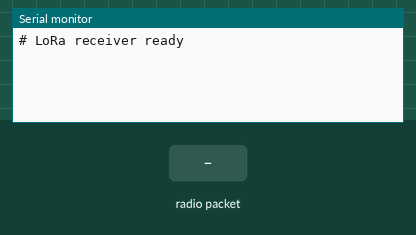
Bench run of a sketch on a simulated ESP32. Parts: the last lines printed to the serial monitor. The inputs (shaded band) are chosen by the test bench. No radio packets arrive unless stated.

Above: at 1.2 s.
1.3 s: radio packet "1" arrives
At 1.7 s:
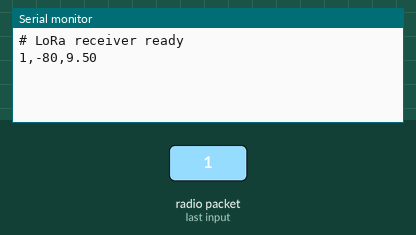
2.8 s: radio packet "0" arrives
At 4.0 s:
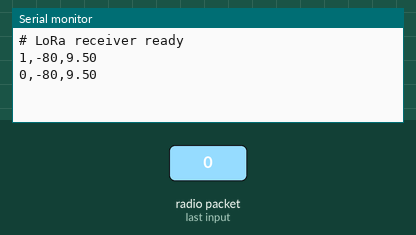
4.3 s: radio packet "2" arrives
At 5.2 s:
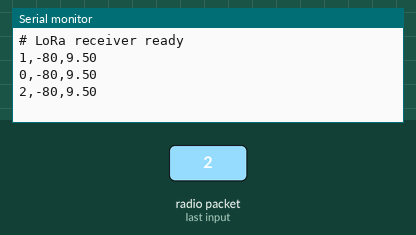

Measured:
- after the input at 1.3 s, the serial monitor: prints a new line at once (image 1)
- after the input at 2.8 s, the serial monitor: prints a new line at once (image 2)
- after the input at 4.3 s, the serial monitor: prints a new line at once (image 3)

The sketch:

lora_receiver.ino
```cpp
/*
 * ESP32 + LoRa receiver at the edge gateway  -- OPTIONAL UPGRADE
 * ----------------------------------------------------------------
 * Receives the compact CSV packets from lora_buoy.ino and prints one line per
 * packet on USB serial, with the radio signal quality appended:
 *
 *     B07,42,18.50,29.10,1006.30,-87,7.25
 *     node,seq,wind,temp,pressure,rssi_dBm,snr_dB
 *
 * Plug this board into the laptop / Raspberry Pi running the gateway and run:
 *     python hardware/serial_bridge.py --port /dev/ttyUSB0      (COM3 on Windows)
 *
 * Same wiring and LoRa settings as lora_buoy.ino (they must match).
 */
#include <SPI.h>
#include <LoRa.h>

const long LORA_FREQ = 433E6;
const int SPREADING_FACTOR = 9;
const int PIN_NSS = 5, PIN_RST = 14, PIN_DIO0 = 26;

void setup() {
  Serial.begin(115200);
  LoRa.setPins(PIN_NSS, PIN_RST, PIN_DIO0);
  if (!LoRa.begin(LORA_FREQ)) {
    Serial.println("# LoRa init failed - check wiring");
    while (true) delay(1000);
  }
  LoRa.setSpreadingFactor(SPREADING_FACTOR);
  LoRa.setSignalBandwidth(125E3);
  LoRa.enableCrc();
  Serial.println("# LoRa receiver ready");
}

void loop() {
  int size = LoRa.parsePacket();
  if (size == 0) return;
  String line;
  while (LoRa.available()) line += (char)LoRa.read();
  Serial.printf("%s,%d,%.2f\n", line.c_str(), LoRa.packetRssi(), LoRa.packetSnr());
}
```
